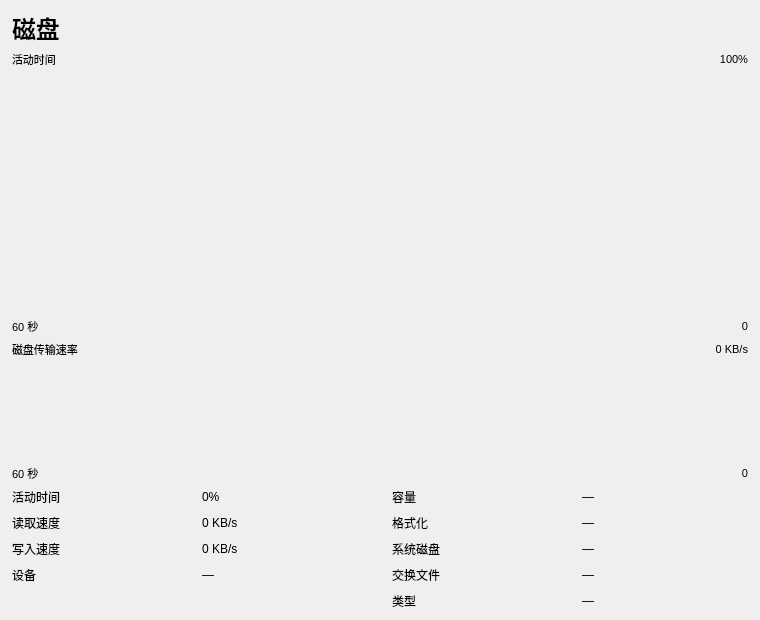
<?xml version="1.0" encoding="UTF-8"?>
<ui version="4.0">
 <class>DiskDetailWidget</class>
 <widget class="QWidget" name="DiskDetailWidget">
  <property name="geometry">
   <rect><x>0</x><y>0</y><width>760</width><height>620</height></rect>
  </property>
  <layout class="QVBoxLayout" name="verticalLayout" stretch="0,0,5,0,0,2,0,0">
   <property name="leftMargin"><number>12</number></property>
   <property name="topMargin"><number>10</number></property>
   <property name="rightMargin"><number>12</number></property>
   <property name="bottomMargin"><number>10</number></property>
   <property name="spacing"><number>6</number></property>

   <item>
    <layout class="QHBoxLayout" name="headerLayout">
     <item>
      <widget class="QLabel" name="titleLabel">
       <property name="text"><string>磁盘</string></property>
       <property name="styleSheet"><string>font-size: 18pt; font-weight: bold;</string></property>
      </widget>
     </item>
     <item>
      <spacer>
       <property name="orientation"><enum>Qt::Horizontal</enum></property>
       <property name="sizeHint" stdset="0"><size><width>40</width><height>0</height></size></property>
      </spacer>
     </item>
     <item>
      <widget class="QLabel" name="modelLabel">
       <property name="text"><string></string></property>
       <property name="alignment"><set>Qt::AlignRight|Qt::AlignVCenter</set></property>
       <property name="styleSheet"><string>font-size: 12pt;</string></property>
      </widget>
     </item>
    </layout>
   </item>

   <item>
    <layout class="QHBoxLayout" name="activeLabelLayout">
     <item>
      <widget class="QLabel" name="activeGraphLabel">
       <property name="text"><string>活动时间</string></property>
       <property name="styleSheet"><string>font-size: 8pt;</string></property>
      </widget>
     </item>
     <item>
      <spacer>
       <property name="orientation"><enum>Qt::Horizontal</enum></property>
       <property name="sizeHint" stdset="0"><size><width>40</width><height>0</height></size></property>
      </spacer>
     </item>
     <item>
      <widget class="QLabel" name="activeGraphMaxLabel">
       <property name="text"><string>100%</string></property>
       <property name="alignment"><set>Qt::AlignRight|Qt::AlignVCenter</set></property>
       <property name="styleSheet"><string>font-size: 8pt;</string></property>
      </widget>
     </item>
    </layout>
   </item>

   <item>
    <widget class="Perf::GraphWidget" name="activeGraphWidget">
     <property name="minimumHeight"><number>220</number></property>
     <property name="sizePolicy">
      <sizepolicy hsizetype="Expanding" vsizetype="Expanding">
       <horstretch>0</horstretch>
       <verstretch>1</verstretch>
      </sizepolicy>
     </property>
    </widget>
   </item>

   <item>
    <layout class="QHBoxLayout" name="activeTimeAxisLayout">
     <item>
      <widget class="QLabel" name="activeTimeLeftLabel">
       <property name="text"><string>60 秒</string></property>
       <property name="styleSheet"><string>font-size: 8pt;</string></property>
      </widget>
     </item>
     <item>
      <spacer>
       <property name="orientation"><enum>Qt::Horizontal</enum></property>
       <property name="sizeHint" stdset="0"><size><width>40</width><height>0</height></size></property>
      </spacer>
     </item>
     <item>
      <widget class="QLabel" name="activeTimeRightLabel">
       <property name="text"><string>0</string></property>
       <property name="alignment"><set>Qt::AlignRight|Qt::AlignVCenter</set></property>
       <property name="styleSheet"><string>font-size: 8pt;</string></property>
      </widget>
     </item>
    </layout>
   </item>

   <item>
    <layout class="QHBoxLayout" name="transferLabelLayout">
     <item>
      <widget class="QLabel" name="transferGraphLabel">
       <property name="text"><string>磁盘传输速率</string></property>
       <property name="styleSheet"><string>font-size: 8pt;</string></property>
      </widget>
     </item>
     <item>
      <spacer>
       <property name="orientation"><enum>Qt::Horizontal</enum></property>
       <property name="sizeHint" stdset="0"><size><width>40</width><height>0</height></size></property>
      </spacer>
     </item>
     <item>
      <widget class="QLabel" name="transferGraphMaxLabel">
       <property name="text"><string>0 KB/s</string></property>
       <property name="alignment"><set>Qt::AlignRight|Qt::AlignVCenter</set></property>
       <property name="styleSheet"><string>font-size: 8pt;</string></property>
      </widget>
     </item>
    </layout>
   </item>

   <item>
    <widget class="Perf::GraphWidget" name="transferGraphWidget">
     <property name="minimumHeight"><number>110</number></property>
    </widget>
   </item>

   <item>
    <layout class="QHBoxLayout" name="transferTimeAxisLayout">
     <item>
      <widget class="QLabel" name="transferTimeLeftLabel">
       <property name="text"><string>60 秒</string></property>
       <property name="styleSheet"><string>font-size: 8pt;</string></property>
      </widget>
     </item>
     <item>
      <spacer>
       <property name="orientation"><enum>Qt::Horizontal</enum></property>
       <property name="sizeHint" stdset="0"><size><width>40</width><height>0</height></size></property>
      </spacer>
     </item>
     <item>
      <widget class="QLabel" name="transferTimeRightLabel">
       <property name="text"><string>0</string></property>
       <property name="alignment"><set>Qt::AlignRight|Qt::AlignVCenter</set></property>
       <property name="styleSheet"><string>font-size: 8pt;</string></property>
      </widget>
     </item>
    </layout>
   </item>

   <item>
    <layout class="QGridLayout" name="statsGrid">
     <property name="horizontalSpacing"><number>24</number></property>
     <property name="verticalSpacing"><number>8</number></property>

     <item row="0" column="0"><widget class="QLabel" name="activeLabel"><property name="text"><string>活动时间</string></property><property name="styleSheet"><string></string></property></widget></item>
     <item row="0" column="1"><widget class="QLabel" name="activeValueLabel"><property name="text"><string>0%</string></property></widget></item>
     <item row="0" column="2"><widget class="QLabel" name="capacityLabel"><property name="text"><string>容量</string></property><property name="styleSheet"><string></string></property></widget></item>
     <item row="0" column="3"><widget class="QLabel" name="capacityValueLabel"><property name="text"><string>—</string></property></widget></item>

     <item row="1" column="0"><widget class="QLabel" name="readLabel"><property name="text"><string>读取速度</string></property><property name="styleSheet"><string></string></property></widget></item>
     <item row="1" column="1"><widget class="QLabel" name="readValueLabel"><property name="text"><string>0 KB/s</string></property></widget></item>
     <item row="1" column="2"><widget class="QLabel" name="formattedLabel"><property name="text"><string>格式化</string></property><property name="styleSheet"><string></string></property></widget></item>
     <item row="1" column="3"><widget class="QLabel" name="formattedValueLabel"><property name="text"><string>—</string></property></widget></item>

     <item row="2" column="0"><widget class="QLabel" name="writeLabel"><property name="text"><string>写入速度</string></property><property name="styleSheet"><string></string></property></widget></item>
     <item row="2" column="1"><widget class="QLabel" name="writeValueLabel"><property name="text"><string>0 KB/s</string></property></widget></item>
     <item row="2" column="2"><widget class="QLabel" name="systemDiskLabel"><property name="text"><string>系统磁盘</string></property><property name="styleSheet"><string></string></property></widget></item>
     <item row="2" column="3"><widget class="QLabel" name="systemDiskValueLabel"><property name="text"><string>—</string></property></widget></item>

     <item row="3" column="0"><widget class="QLabel" name="deviceLabel"><property name="text"><string>设备</string></property><property name="styleSheet"><string></string></property></widget></item>
     <item row="3" column="1"><widget class="QLabel" name="deviceValueLabel"><property name="text"><string>—</string></property></widget></item>
     <item row="3" column="2"><widget class="QLabel" name="pageFileLabel"><property name="text"><string>交换文件</string></property><property name="styleSheet"><string></string></property></widget></item>
     <item row="3" column="3"><widget class="QLabel" name="pageFileValueLabel"><property name="text"><string>—</string></property></widget></item>

     <item row="4" column="2"><widget class="QLabel" name="typeLabel"><property name="text"><string>类型</string></property><property name="styleSheet"><string></string></property></widget></item>
     <item row="4" column="3"><widget class="QLabel" name="typeValueLabel"><property name="text"><string>—</string></property></widget></item>
    </layout>
   </item>

  </layout>
 </widget>
 <customwidgets>
  <customwidget>
   <class>Perf::GraphWidget</class>
   <extends>QWidget</extends>
   <header>perf/graphwidget.h</header>
  </customwidget>
 </customwidgets>
 <resources/>
 <connections/>
</ui>
